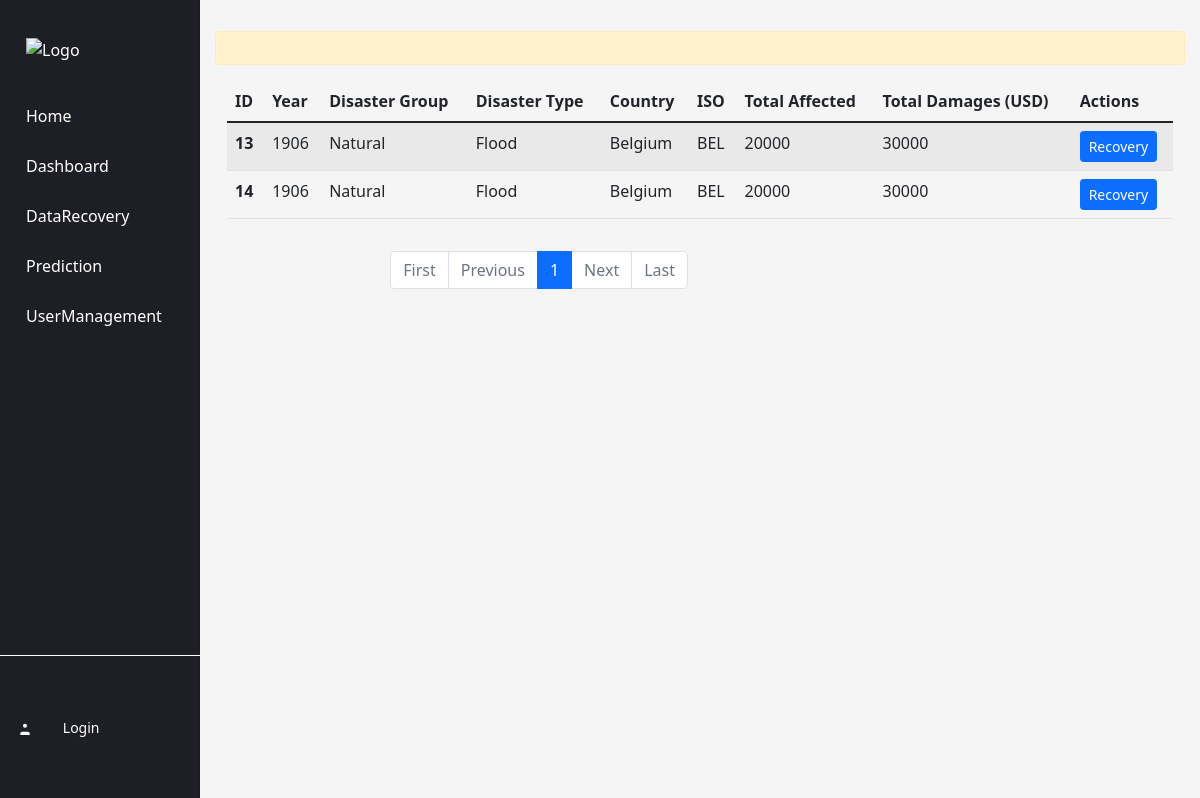
/trash/, run on an earlier commit of the app's database.
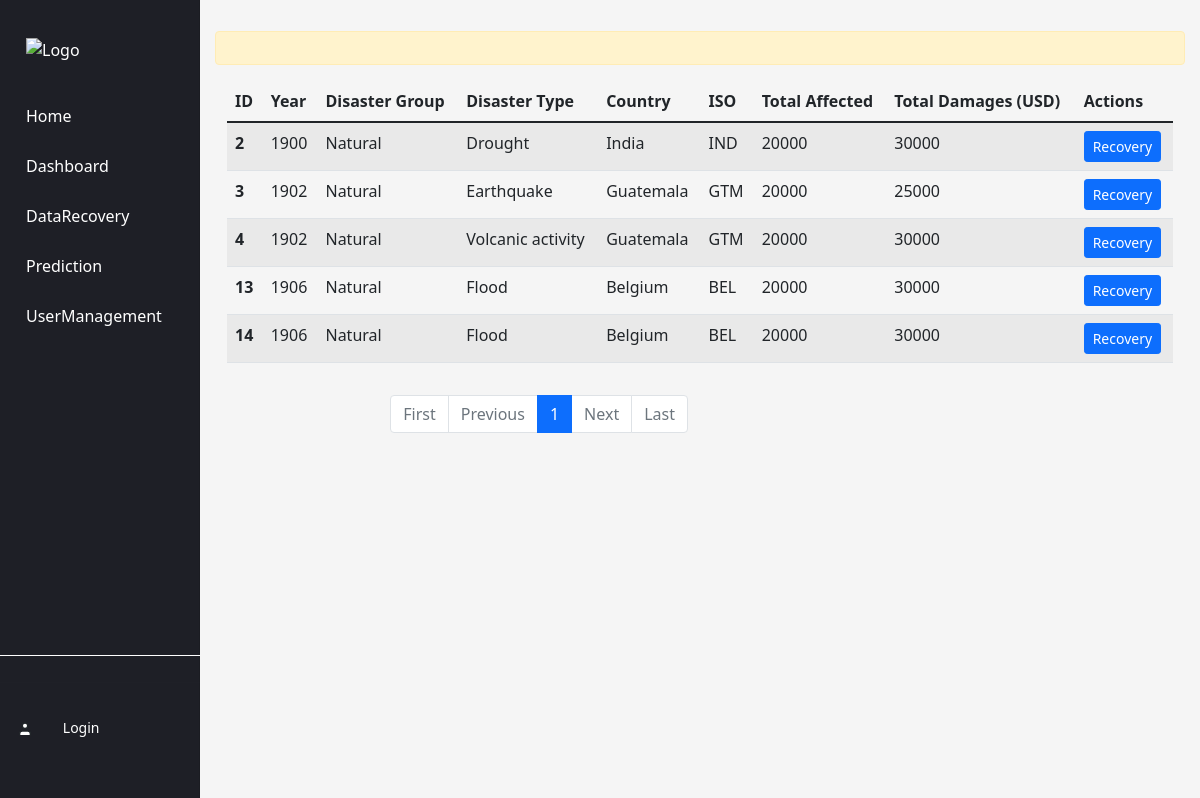
And on a later commit of the database.
### disaster_table/models.py (models this page shows, shortened)
class summary(models.Model):
    Dis_ID = models.IntegerField()
    Year = models.IntegerField()
    Disaster_Group = models.TextField()
    Disaster_Type = models.TextField()
    Country = models.TextField()
    ISO = models.TextField()
    Total_Affected = models.TextField()
    Total_Damages = models.TextField()
    is_delete = models.IntegerField()

### disaster_trash_list/views.py (the view)
# urls.py: path('', views.index, name='index'),
def index(request):
    message_obj = get_message_obj()
    disasters_list = get_delete_disasters()
    paginator = Paginator(disasters_list, 10)  # Show 10 items per page
    page = request.GET.get('page', 1)
    try:
        page = int(page)
        if page <= 0:
            page = 1
        disasters = paginator.page(page)
    except (PageNotAnInteger, EmptyPage):
        disasters = paginator.page(1)
    page_range = paginator.get_elided_page_range(page, on_each_side=0, on_ends=1)
    return render(request, 'disaster_trash_list/index.html', {'disasters': disasters, 'page_range': page_range,'message_obj':message_obj})

### disaster_trash_list/views.py (called while the page is built)
def get_message_obj():
    message_obj = Message.objects.order_by('-id')
    return message_obj

def get_delete_disasters():
    disasters = DisasterList.objects.filter(is_delete=1).order_by('Dis_ID')
    return disasters

### disaster_trash_list/templates/disaster_trash_list/index.html (shortened to what this page needs)
{% include 'common/header.html' %} {% include 'common/nav.html' %}
<div class="main-content">
    <div class="alert alert-warning mt-3" role="alert">
    </div>
    <div class="container my-3">
        <div class="row">
            <div class="col">
                <table class="table table-striped">
                    <thead>
                        <tr>
                            <th scope="col">ID</th>
                            <th scope="col">Year</th>
                            <th scope="col">Disaster Group</th>
                            <th scope="col">Disaster Type</th>
                            <th scope="col">Country</th>
                            <th scope="col">ISO</th>
                            <th scope="col">Total Affected</th>
                            <th scope="col">Total Damages (USD)</th>
                            <th scope="col">Actions</th>
                        </tr>
                    </thead>
                    <tbody>
                        {% for disaster in disasters %}
                        <tr>
                            <th scope="row">{{ disaster.Dis_ID }}</th>
                            <td>{{ disaster.Year }}</td>
                            <td>{{ disaster.Disaster_Group }}</td>
                            <td>{{ disaster.Disaster_Type }}</td>
                            <td>{{ disaster.Country }}</td>
                            <td>{{ disaster.ISO }}</td>
                            <td>{{ disaster.Total_Affected }}</td>
                            <td>{{ disaster.Total_Damages }}</td>
                            <td>
                                <a href="recovery/{{ disaster.Dis_ID }}" class="btn btn-primary btn-sm">Recovery</a>
                            </td>
                        </tr>
                        {% endfor %}
                    </tbody>
                </table>
            </div>
        </div>
        <div class="row my-3">
            <div class="col-12 col-md-6">
                <nav aria-label="Page navigation example">
                    <ul class="pagination justify-content-end">
                        <li class="page-item {% if not disasters.has_previous %}disabled{% endif %}">
                            <a class="page-link" href="{% if search_query and search_field %}?search_query={{ search_query }}&search_field={{ search_field }}&page=1{% else %}?page=1{% endif %}" tabindex="-1" aria-disabled="true">First</a>
                        </li>
                        <li class="page-item {% if not disasters.has_previous %}disabled{% endif %}">
                            <a class="page-link" href="{% if disasters.has_previous %}?{% if search_query and search_field %}search_query={{ search_query }}&search_field={{ search_field }}&{% endif %}page={{ disasters.previous_page_number }}{% else %}#{% endif %}" tabindex="-1" aria-disabled="true">Previous</a>
                        </li>
                        {% for i in page_range %}
                        {% if disasters.number == i %}
                        <li class="page-item active" aria-current="page">
                            <a class="page-link" href="?{% if search_query and search_field %}search_query={{ search_query }}&search_field={{ search_field }}&{% endif %}page={{ i }}">{{ i }}</a>
                        </li>
                        {% else %}
                        <li class="page-item">
                            <a class="page-link" href="?{% if search_query and search_field %}search_query={{ search_query }}&search_field={{ search_field }}&{% endif %}page={{ i }}">{{ i }}</a>
                        </li>
                        {% endif %}
                        {% endfor %}
                        <li class="page-item {% if not disasters.has_next %}disabled{% endif %}">
                            <a class="page-link" href="{% if disasters.has_next %}?{% if search_query and search_field %}search_query={{ search_query }}&search_field={{ search_field }}&{% endif %}page={{ disasters.next_page_number }}{% else %}#{% endif %}">Next</a>
                        </li>
                        <li class="page-item {% if not disasters.has_next %}disabled{% endif %}">
                            <a class="page-link" href="{% if search_query and search_field %}?search_query={{ search_query }}&search_field={{ search_field }}&page={{ disasters.paginator.num_pages }}{% else %}?page={{ disasters.paginator.num_pages }}{% endif %}" tabindex="-1" aria-disabled="true">Last</a>
                        </li>
                    </ul>
                </nav>
            </div>
        </div>
    </div>
</div>

### templates/common/header.html (shortened to what this page needs)
<!DOCTYPE html>
<html>
<head>
    <link rel="stylesheet" href="https://cdn.bootcdn.net/ajax/libs/bootstrap/5.1.3/css/bootstrap.min.css">
</head>
<body>

### templates/common/nav.html (shortened to what this page needs)
<div class="sidebar">
    <a class="navbar-brand d-flex align-items-center" href="#">
        <img src="https://www.abdn.ac.uk/global/images/layout/UoA_Primary_Logo_RGB_2018.svg?v=1537886890" alt="Logo" class="me-2" height="40">
    </a>
    <a href="/">Home</a>
    <a href="/dashboard">Dashboard</a>
    <a href="/trash">DataRecovery</a>
    <a href="/chat">Prediction</a>
    <a href="/authen">UserManagement</a>
    <div class="auth-links">
        <hr> &nbsp; &nbsp;
        <svg stroke="currentColor" fill="none" stroke-width="2" viewBox="0 0 24 24" stroke-linecap="round" stroke-linejoin="round" class="h-4 w-4" height="1em" width="1em" xmlns="http://www.w3.org/2000/svg"><path d="M20 21v-2a4 4 0 0 0-4-4H8a4 4 0 0 0-4 4v2"></path><circle cx="12" cy="7" r="4"></circle></svg>        {% if request.COOKIES.username %}
        <a href="#">{{ request.COOKIES.username }}</a><br> &nbsp; &nbsp;
        <svg stroke="currentColor" fill="none" stroke-width="2" viewBox="0 0 24 24" stroke-linecap="round" stroke-linejoin="round" class="h-4 w-4" height="1em" width="1em" xmlns="http://www.w3.org/2000/svg"><path d="M20 21v-2a4 4 0 0 0-4-4H8a4 4 0 0 0-4 4v2"></path><circle cx="12" cy="7" r="4"></circle></svg>
        <a href="/authen/login">logout</a><br> &nbsp; &nbsp; {% else %}
        <a href="/authen/login">Login</a><br> &nbsp; &nbsp; {% endif %}
    </div>
</div>

### templates/common/header.html (style rules this page uses)
body { background-color: #f5f5f5; }
.navbar-brand img { max-height: 50px; }
.navbar-brand, .navbar-nav .nav-link { color: white; font-size: 20px; }
.sidebar { position: fixed; top: 0; bottom: 0; left: 0; z-index: 100; display: block; overflow-x: hidden; overflow-y: auto; padding: 48px 0 0; box-shadow: inset -1px 0 0 rgba(0, 0, 0, .1); }

### templates/common/nav.html (style rules this page uses)
.sidebar { height: 100%; width: 200px; position: fixed; z-index: 1; top: 0; left: 0; background-color: #1e1f26; padding-top: 20px; }
.sidebar a { padding: 8px 8px 8px 16px; text-decoration: none; font-size: 16px; color: #ffffff; display: block; font-family: 'Segoe UI', Tahoma, Geneva, Verdana, sans-serif; margin-top: 10px; margin-left: 10px; }
.main-content { margin-left: 200px; padding: 15px; }
.auth-links { position: absolute; bottom: 30px; width: 100%; border-top: 1px solid #ffffff; padding-top: 10px; text-align: left; }
.auth-links a { color: #ffffff; font-size: 14px; font-family: 'Segoe UI', Tahoma, Geneva, Verdana, sans-serif; display: inline-block; padding-left: 16px; }
.auth-links svg { width: 16px; height: 16px; fill: #ffffff; vertical-align: middle; }

What changed in the data, as far as the page shows it:
now on this page (row edited): summary: Dis_ID "2", Year "1900", Disaster_Group "Natural", Disaster_Type "Drought", Country "India", ISO "IND", Total_Affected "20000", Total_Damages "30000"
now on this page (row edited): summary: Dis_ID "3", Year "1902", Disaster_Group "Natural", Disaster_Type "Earthquake", Country "Guatemala", ISO "GTM", Total_Affected "20000", Total_Damages "25000"
now on this page (row edited): summary: Dis_ID "4", Year "1902", Disaster_Group "Natural", Disaster_Type "Volcanic activity", Country "Guatemala", ISO "GTM", Total_Affected "20000", Total_Damages "30000"
